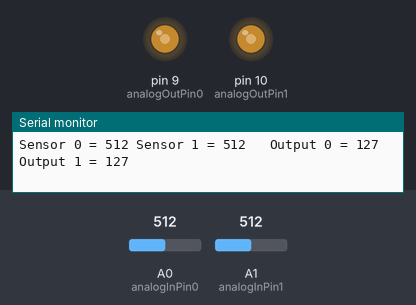
Bench run of a sketch on a simulated Arduino Uno, built with avr-gcc and run on an emulated ATmega328P. Parts: output pins drawn as LEDs (lit = HIGH), the last lines printed to the serial monitor. The inputs (shaded band) are chosen by the test bench; at power-on: A0 (analogInPin0) = 512, A1 (analogInPin1) = 512.

Above: at 1.2 s.
1.3 s: A0 (analogInPin0) set to 409
At 2.2 s:
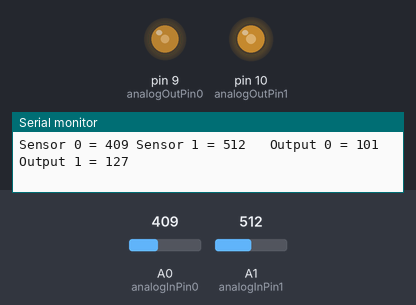
4.3 s: A0 (analogInPin0) set to 391
At 5.5 s:
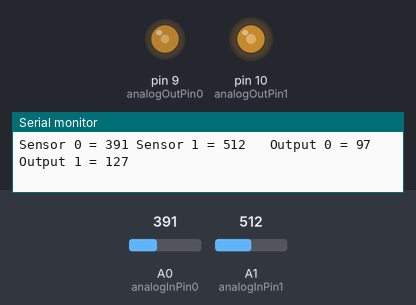
5.8 s: A1 (analogInPin1) set to 409
At 6.5 s:
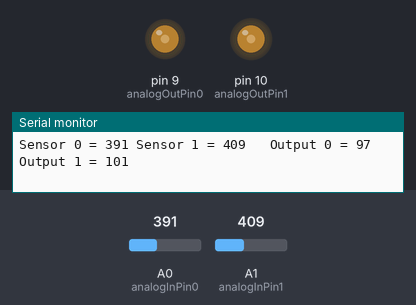
8.8 s: A1 (analogInPin1) set to 394
At 9.3 s:
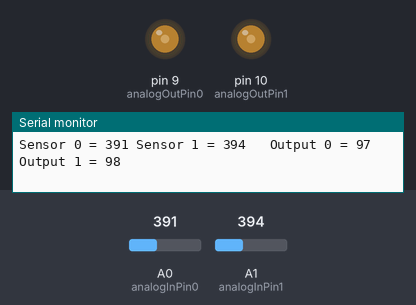
11.8 s: A0 (analogInPin0) set to 107
At 12.6 s:
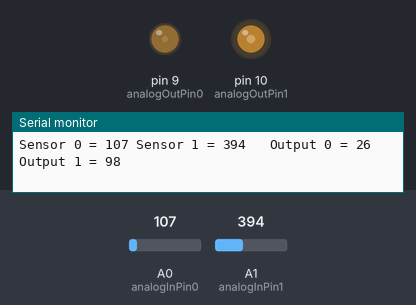
13.3 s: A0 (analogInPin0) set to 95
At 13.6 s:
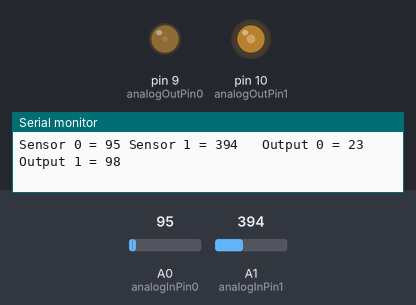
Timing chart, 0 to 16.3 s (numbered marks = the images above; inputs shaded):
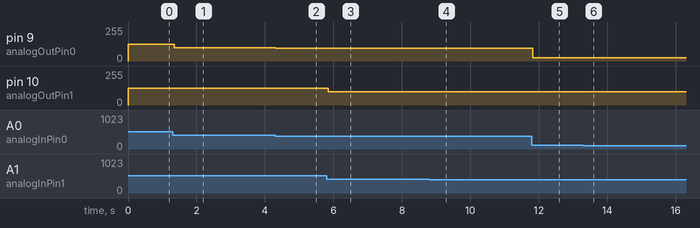

The sketch:

FilamentExtruderDriver.ino
```cpp
// These constants won't change.  They're used to give names
// to the pins used:
const int analogInPin0 = A0;
const int analogInPin1 = A1;
const int analogOutPin0 = 9;
const int analogOutPin1 = 10;

int sensor0Value, sensor1Value = 0;        // value read from the pot
int output0Value, output1Value = 0;        // value output to the PWM (analog out)

void setup() {
  analogReference(INTERNAL);
  // initialize serial communications at 9600 bps:
  Serial.begin(9600);
}

void loop() {
  // read the analog in value:
  sensor0Value = analogRead(analogInPin0);
  sensor1Value = analogRead(analogInPin1);
  // map it to the range of the analog out:
  output0Value = map(sensor0Value, 0, 1023, 0, 255);
  output1Value = map(sensor1Value, 0, 1023, 0, 255);
  // change the analog out value:
  analogWrite(analogOutPin0, output0Value);
  analogWrite(analogOutPin1, output1Value);

  // print the results to the serial monitor:
  Serial.print("Sensor 0 = " );
  Serial.print(sensor0Value);
  Serial.print(" Sensor 1 = " );
  Serial.print(sensor1Value);
  Serial.print("\t Output 0 = ");
  Serial.print(output0Value);
  Serial.print(" Output 1 = ");
  Serial.println(output1Value);

  // wait 2 milliseconds before the next loop
  // for the analog-to-digital converter to settle
  // after the last reading:
  delay(2);
}
```

Measured:
- after the input at 1.3 s, pin 9 (analogOutPin0): 127/255 → 101/255 after 0.05 s
- after the input at 4.3 s, pin 9 (analogOutPin0): 101/255 → 97/255 at once
- after the input at 5.8 s, pin 10 (analogOutPin1): 127/255 → 101/255 at once
- after the input at 8.8 s, pin 10 (analogOutPin1): 101/255 → 98/255 at once
- after the input at 11.8 s, pin 9 (analogOutPin0): 97/255 → 26/255 at once
- after the input at 13.3 s, pin 9 (analogOutPin0): 26/255 → 23/255 at once
